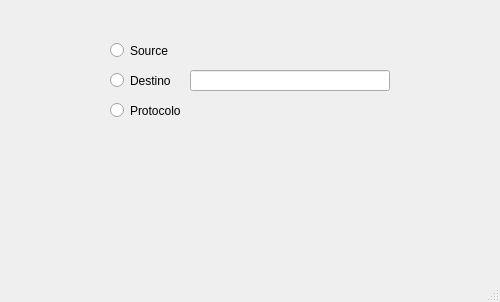
<?xml version="1.0" encoding="UTF-8"?>
<ui version="4.0">
 <class>findData</class>
 <widget class="QMainWindow" name="findData">
  <property name="geometry">
   <rect>
    <x>0</x>
    <y>0</y>
    <width>500</width>
    <height>302</height>
   </rect>
  </property>
  <property name="windowTitle">
   <string>MainWindow</string>
  </property>
  <widget class="QWidget" name="centralwidget">
   <widget class="QPushButton" name="pushButton_8">
    <property name="geometry">
     <rect>
      <x>10</x>
      <y>140</y>
      <width>481</width>
      <height>111</height>
     </rect>
    </property>
    <property name="styleSheet">
     <string notr="true">QPushButton
{
image: url(:/images/find.png); 
background-color: transparent;
border-style: outset;
border-width: 2px;
border-radius: 10px;
border-color: transparent;
font: bold 22px;
min-width:4m;
padding: 6px;
}</string>
    </property>
    <property name="text">
     <string/>
    </property>
   </widget>
   <widget class="QRadioButton" name="radioButton">
    <property name="geometry">
     <rect>
      <x>110</x>
      <y>40</y>
      <width>82</width>
      <height>21</height>
     </rect>
    </property>
    <property name="text">
     <string>Source</string>
    </property>
   </widget>
   <widget class="QRadioButton" name="radioButton_2">
    <property name="geometry">
     <rect>
      <x>110</x>
      <y>100</y>
      <width>82</width>
      <height>21</height>
     </rect>
    </property>
    <property name="text">
     <string>Protocolo</string>
    </property>
   </widget>
   <widget class="QLineEdit" name="lineEdit_6">
    <property name="geometry">
     <rect>
      <x>190</x>
      <y>70</y>
      <width>200</width>
      <height>21</height>
     </rect>
    </property>
   </widget>
   <widget class="QRadioButton" name="radioButton_3">
    <property name="geometry">
     <rect>
      <x>110</x>
      <y>70</y>
      <width>82</width>
      <height>21</height>
     </rect>
    </property>
    <property name="text">
     <string>Destino</string>
    </property>
   </widget>
  </widget>
  <widget class="QMenuBar" name="menubar">
   <property name="geometry">
    <rect>
     <x>0</x>
     <y>0</y>
     <width>500</width>
     <height>21</height>
    </rect>
   </property>
  </widget>
  <widget class="QStatusBar" name="statusbar"/>
 </widget>
 <resources/>
 <connections/>
</ui>
